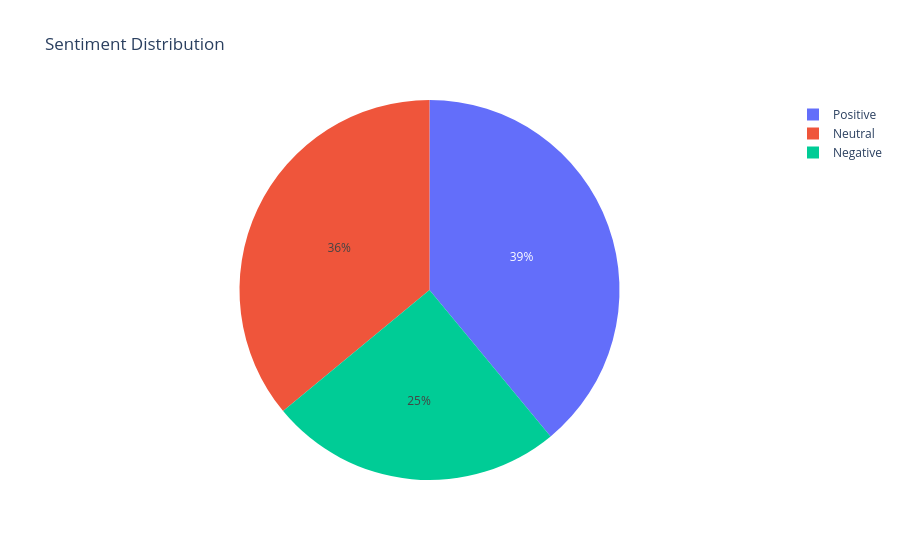

Notebook code cell kept with this figure:
### Code cell
# Sentiment distribution
sentiment_count = df['sentiment'].value_counts().reset_index()
sentiment_count.columns = ['Sentiment','Count']

fig = px.pie(sentiment_count, values='Count', names='Sentiment', title='Sentiment Distribution')
fig.show()

### Figure 1 — Plotly figure (JSON) as saved in the notebook; plotly's stock layout.template omitted (floating-point values rounded to 4 significant figures)
{"data": [{"domain": {"x": [0, 1], "y": [0, 1]}, "hovertemplate": "Sentiment=%{label}<br>Count=%{value}<extra></extra>", "labels": ["Positive", "Neutral", "Negative"], "legendgroup": "", "name": "", "showlegend": true, "type": "pie", "values": [78, 72, 50]}], "layout": {"legend": {"tracegroupgap": 0}, "title": {"text": "Sentiment Distribution"}}}
